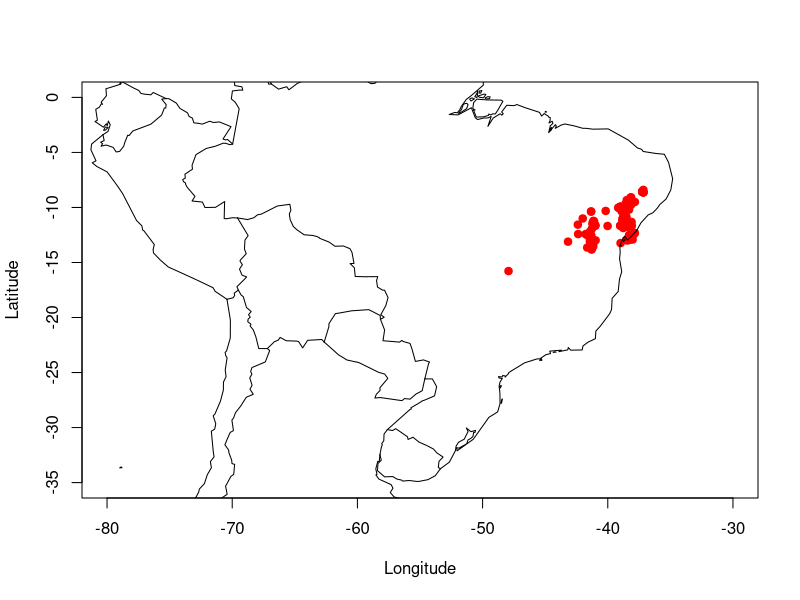

Generate this figure with R:
#------------------------- Mimosa lewisii --------------------------------------

library(tidyverse)

#-------- BANCO DE DADOS DA ESPÉCIE MIMOSA LEWISII OBTIDOS NO SPECIESLINK
# (364 registros, sem filtragem)

# Variável que representa o banco de dados
M_lewisii1 <- read_delim('Mimosa_lewisii/SpeciesLink/speciesLink_all_67587_20201211193651.txt', delim='\t')
M_lewisii1 <- as.tibble(M_lewisii1)

#--------

# Mudando os valores NAs das colunas longitute_num e latitude_num para 0
M_lewisii1 <- M_lewisii1 %>%
    mutate(longitude_mun = coalesce(longitude_mun, 0.0), latitude_mun = coalesce(
        latitude_mun, 0.0))

# Juntando as coodernadas nas observações, que estavam divididas em 4 colunas
M_lewisii1 <- M_lewisii1 %>%
    mutate(latitude_final = latitude + latitude_mun, longitude_final = longitude+
               longitude_mun) 

# Retirando observações sem coordenadas geográficas
M_lewisii1 <- M_lewisii1[!(M_lewisii1$latitude == 0.00 & M_lewisii1$latitude_mun == 0.00),]

# Removendo observações com coordenadas iguais
M_lewisii1 <- M_lewisii1 %>%
    distinct(latitude_final, longitude_final, .keep_all = TRUE)

# Criando o arquivo CSV limpo (171 ocorrências)
arquivo1 <- M_lewisii1 %>% 
    select(datelastmodified, scientificname, catalognumber,country, stateprovince,
           county, locality, latitude_final, longitude_final)

write_csv(arquivo1, 'M_lewisii_SpeciesLink_limpo.csv')

#---------

view(arquivo1)

view(M_lewisii1)

#---------
# PLOT DAS OCORRENCIAS

library(maps)

plot (arquivo1$longitude_final, arquivo1$latitude_final,
      xlim=c(-80,-30),ylim=c(-35,0), col='red',pch=19,
      xlab='Longitude',ylab='Latitude' )
map(add=T)

